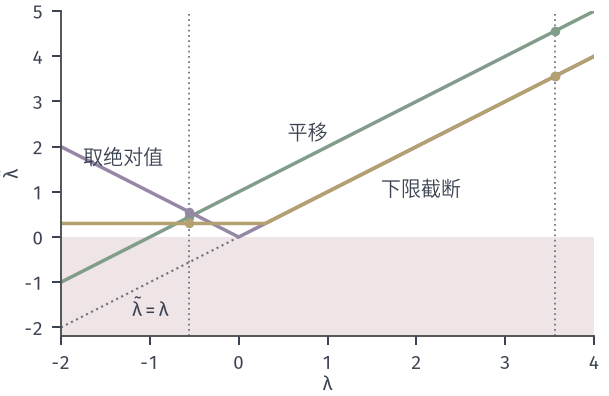

Here is the Python script that generated this plot:
from pathlib import Path
import sys
ROOT = next(p for p in Path(__file__).resolve().parents if (p/'build.sh').is_file() and (p/'tex/book.tex').is_file())
sys.path.insert(0, str(ROOT/'figures/00-shared/mathematical-preliminaries-upper/00-shared/comprehension-figures'))
from support import figure, save, BLUE, GREEN, YELLOW, RED, PURPLE, INK, MUTED, GRID, BLUE_FILL, GREEN_FILL, YELLOW_FILL, RED_FILL, PURPLE_FILL
import numpy as np
HERE = Path(__file__).resolve().parent
STROKE = '#4C4D4F'
# 贯穿全章的目标 f(x)=0.5(x1-1)^2+(x2-x1^2)^2，最优解 (1,1)。
def f(x):
    u = x[1]-x[0]**2
    return .5*(x[0]-1)**2+u**2
def grad(x):
    u = x[1]-x[0]**2
    return np.array([x[0]-1-4*x[0]*u, 2*u])
def hess(x):
    u = x[1]-x[0]**2
    return np.array([[1-4*u+8*x[0]**2, -4*x[0]], [-4*x[0], 2.]])
XS = np.array([1., 1.])
def panel(fig, left, right, top, bottom, wspace=.3):
    fig.set_layout_engine(None)
    fig.subplots_adjust(left=left, right=right, top=top, bottom=bottom, wspace=wspace)
def tags(fig, axes, y=.015):
    for ax, s in zip(axes, ('(a)', '(b)', '(c)', '(d)')):
        p = ax.get_position(); fig.text((p.x0+p.x1)/2, y, s, ha='center', va='bottom')
def grid2(a, b, c, d, n=600):
    X, Y = np.meshgrid(np.linspace(a, b, n), np.linspace(c, d, n))
    return X, Y
def region(ax, a, b, c, d):
    t = np.linspace(a, b, 300); y = t**2+.25
    ax.fill_between(t, y, d, color=RED_FILL, lw=0, zorder=0)
    ax.plot(t, y, color=STROKE, lw=.85, ls=(0, (3, 2)), zorder=1)
    ax.set_xlim(a, b); ax.set_ylim(c, d)
def arrow(ax, p, q, color=GREEN, lw=1.3, z=4):
    ax.annotate('', xy=q, xytext=p, zorder=z, arrowprops=dict(arrowstyle='-|>,head_width=.17,head_length=.34', color=color, lw=lw, shrinkA=0, shrinkB=0))

fig, ax = figure(width_mm=86, height_mm=56)
fig.set_layout_engine(None); fig.subplots_adjust(left=.1, right=.975, top=.97, bottom=.15)
lam = np.linspace(-2, 4, 400); w = np.array([-.561553, 3.561553]); eps = .3; dl = 1.
ax.plot(lam, lam, color=MUTED, lw=.85, ls=':'); ax.plot(lam, lam+dl, color=GREEN, lw=1.4); ax.plot(lam, np.abs(lam), color=PURPLE, lw=1.4); ax.plot(lam, np.maximum(lam, eps), color=YELLOW, lw=1.4)
for v in w:
    ax.axvline(v, color=MUTED, lw=.7, ls=(0, (1, 2)))
    for y, c in ((v+dl, GREEN), (abs(v), PURPLE), (max(v, eps), YELLOW)): ax.plot([v], [y], 'o', ms=3.8, color=c, mew=0, zorder=5)
ax.axhspan(-2.2, 0, color=RED_FILL, lw=0, zorder=0)
ax.text(1.0, 2.15, '平移', ha='right'); ax.text(-1.3, 1.6, '取绝对值', ha='center'); ax.text(1.6, .9, '下限截断', ha='left'); ax.text(-1.2, -1.75, '$\\tilde\\lambda=\\lambda$', ha='left')
ax.set_xlim(-2, 4); ax.set_ylim(-2.2, 5); ax.set_xlabel('$\\lambda$', labelpad=1); ax.set_ylabel('$\\tilde\\lambda$', labelpad=1)
save(fig, HERE, 'figure', {'eigs': w.tolist(), 'shift': dl, 'floor': eps})
